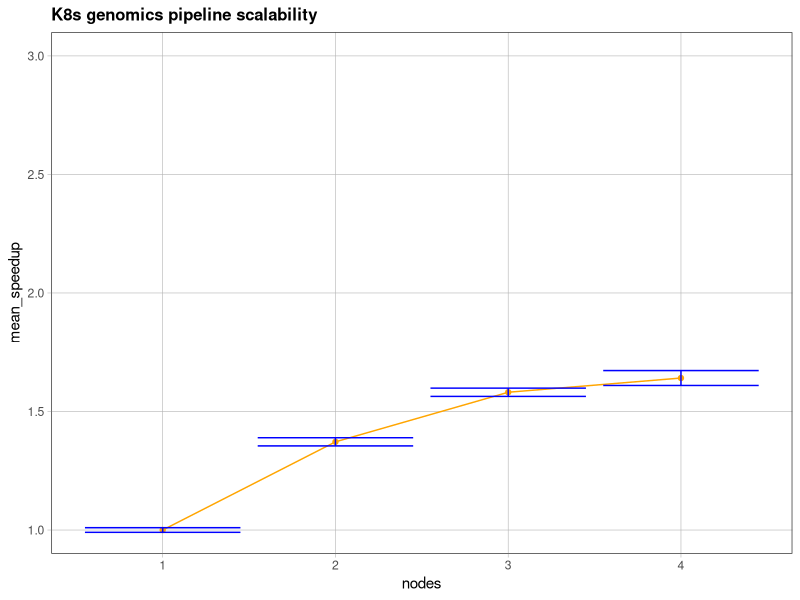
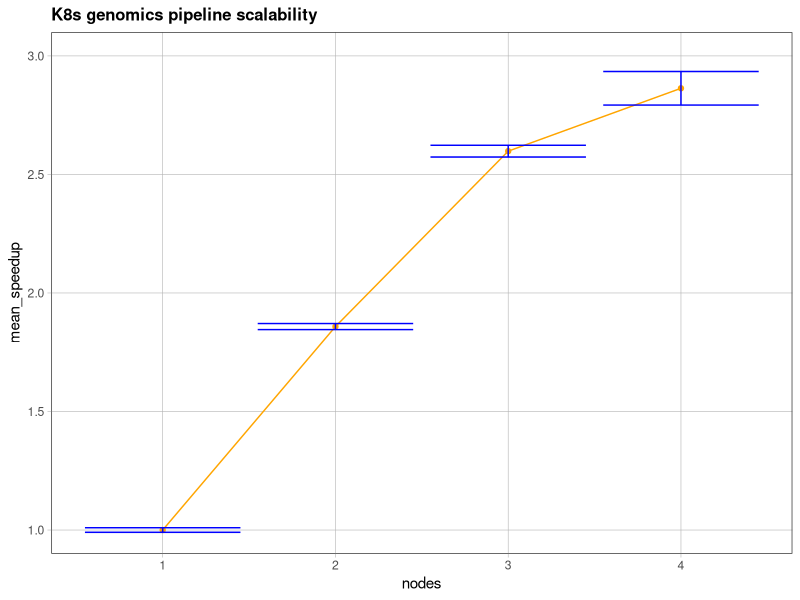
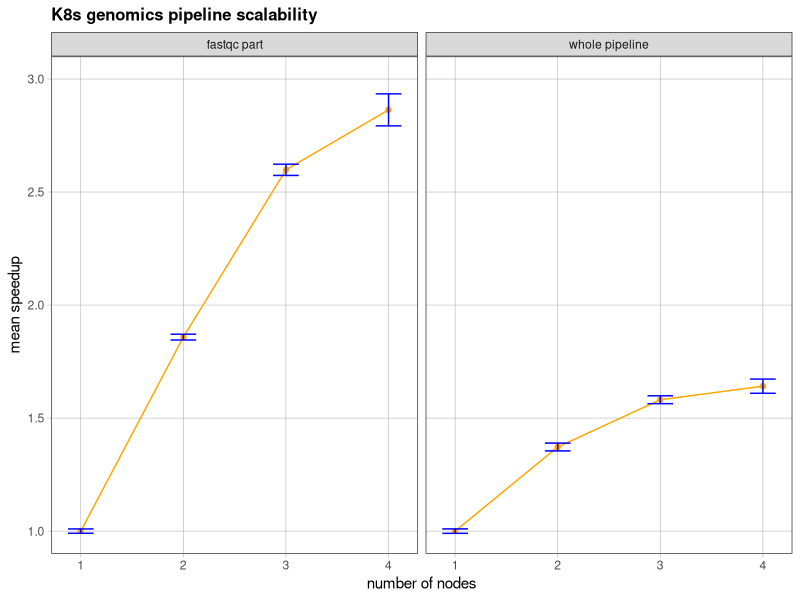
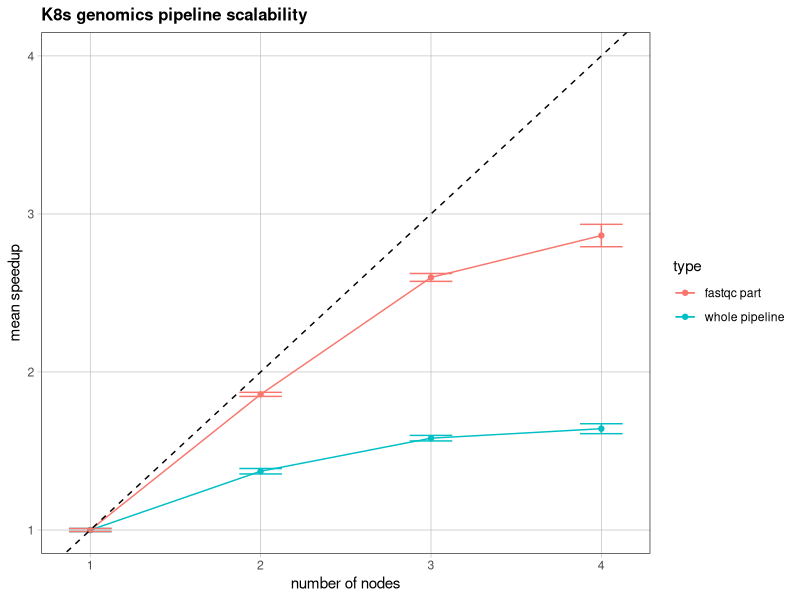

Source code (R) for these figures, in order:
library(tidyverse)
get_speedup <- function (dataframe) {
  t1s <- dataframe %>%
    filter(nodes == 1) %>%
    select(exec_time_sec) %>%
    rename(t1 = exec_time_sec)

  speedup <- crossing(t1s, dataframe) %>%
    mutate(speedup = t1/exec_time_sec) %>%
    group_by(nodes) %>%
    summarise(
      mean_speedup = mean(speedup),
      sd_speedup = sd(speedup)
    )
  return(speedup)
}
plot_scalability <- function (speedup) {
  p <- ggplot(speedup, aes(nodes, mean_speedup)) +
    theme_bw() +
    theme(
      plot.title = element_text(face = "bold", size = 12),
      axis.ticks = element_line(colour = "grey70", size = 0.2),
      panel.grid.major = element_line(colour = "grey70", size = 0.2),
      panel.grid.minor = element_blank()
    ) +
    labs(
      title = "K8s genomics pipeline scalability"
    ) +
    geom_line(color = "orange") +
    geom_point(color = "orange") +
    geom_errorbar(aes(x=nodes,
                      y=sd_speedup,
                      ymin=mean_speedup-sd_speedup,
                      ymax=mean_speedup+sd_speedup),
                  color = "blue"
    ) +
    coord_cartesian(ylim = c(1.0, 3.0))
  return(p)
}
times <- read.csv("scalability/times.csv")
pipeline_speedup <- get_speedup(times)
plot_scalability(pipeline_speedup)

fastqc_times <- read.csv("scalability/fastqc_times.csv")
fastqc_speedup <- get_speedup(fastqc_times)
plot_scalability(fastqc_speedup)

pipeline_speedup <-
  pipeline_speedup %>%
    mutate(type = "whole pipeline")

fastqc_speedup <-
  fastqc_speedup %>%
    mutate(type = "fastqc part")

t <- bind_rows(pipeline_speedup, fastqc_speedup) %>%
  mutate(type = as.factor(type))

ggplot(t, aes(nodes, mean_speedup)) +
  facet_wrap(~ type) +
  theme_bw() +
  theme(
    plot.title = element_text(face = "bold", size = 12),
    axis.ticks = element_line(colour = "grey70", size = 0.2),
    panel.grid.major = element_line(colour = "grey70", size = 0.2),
    panel.grid.minor = element_blank()
  ) +
  labs(
    title = "K8s genomics pipeline scalability",
    x = "number of nodes",
    y = "mean speedup"
  ) +
  geom_line(color = "orange") +
  geom_point(color = "orange") +
  geom_errorbar(aes(x=nodes,
                    y=sd_speedup,
                    ymin=mean_speedup-sd_speedup,
                    ymax=mean_speedup+sd_speedup),
                color = "blue",
                width = 0.25
  ) +
  coord_cartesian(ylim = c(1.0, 3.0))


ggplot(t, aes(nodes, mean_speedup, group = type, color = type)) +
  theme_bw() +
  theme(
    plot.title = element_text(face = "bold", size = 12),
    axis.ticks = element_line(colour = "grey70", size = 0.2),
    panel.grid.major = element_line(colour = "grey70", size = 0.2),
    panel.grid.minor = element_blank()
  ) +
  labs(
    title = "K8s genomics pipeline scalability",
    x = "number of nodes",
    y = "mean speedup"
  ) +
  geom_line() +
  geom_point() +
  geom_errorbar(aes(x=nodes,
                    y=sd_speedup,
                    ymin=mean_speedup-sd_speedup,
                    ymax=mean_speedup+sd_speedup),
                width = 0.25
  ) +
  geom_abline(aes(fill="black"), slope = 1, intercept = 0, linetype = "dashed") +
  coord_cartesian(ylim = c(1.0, 4.0))
